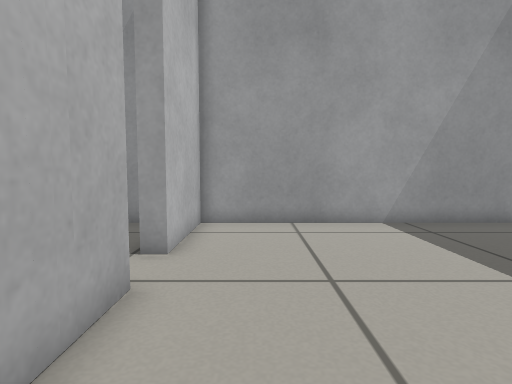
View 1 (above)

15 first-person views from a walk through a world built for the Gazebo simulator. The camera is 0.46 m above the floor, tilts 4° down and sees 80° across. The floor is counted in squares, 0.25 m on a side. Each view is taken from the middle of a square. On the plan, view 1 faces up. The plan holds only what a view shows up to about 16 squares ahead; the rest is blank.

View 2
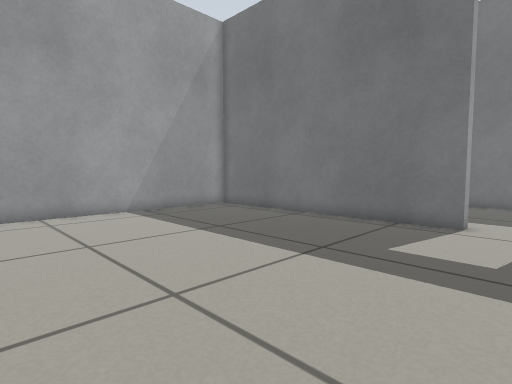

View 3
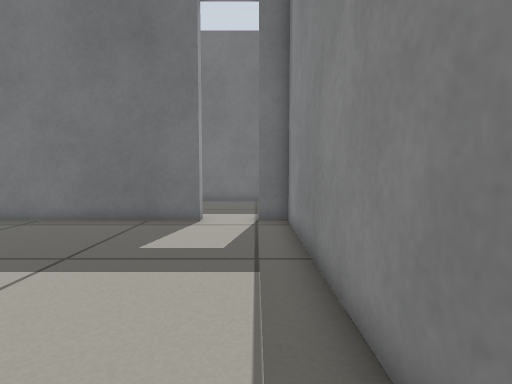

View 4
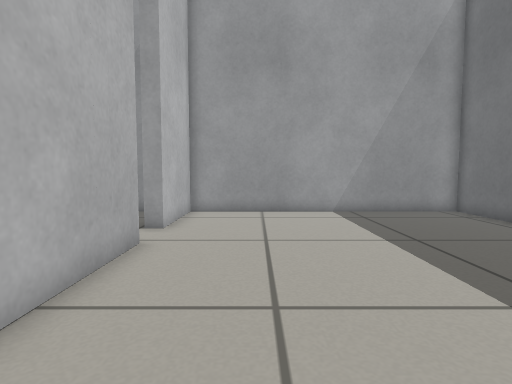

View 5
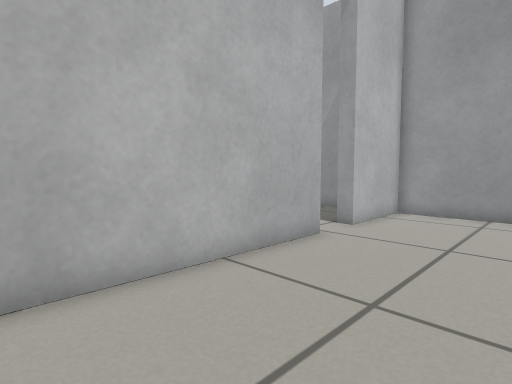

View 6
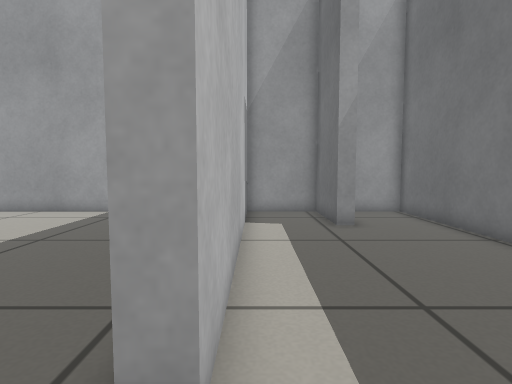

View 7
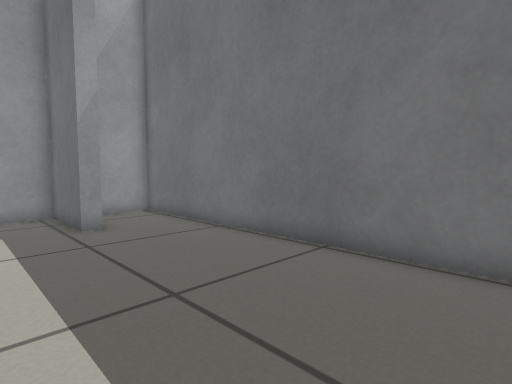

View 8
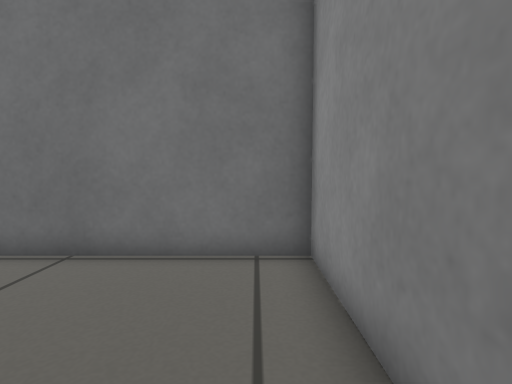

View 9
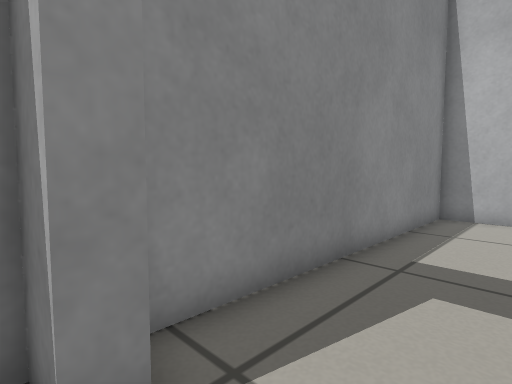

View 10
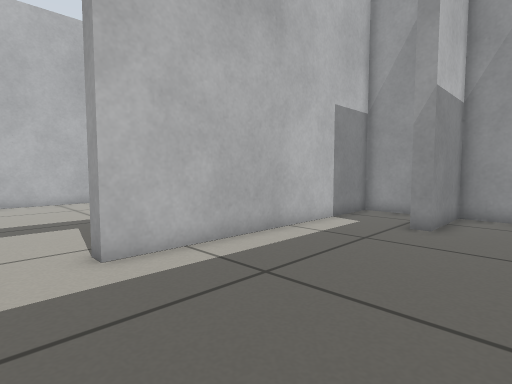

View 11
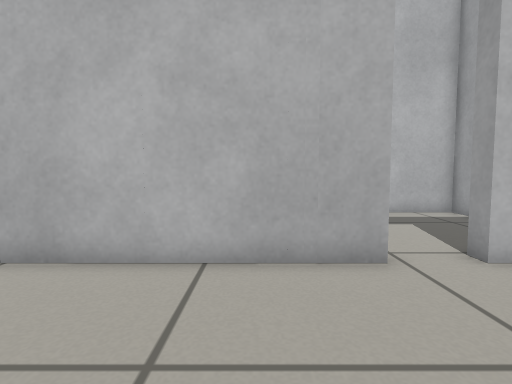

View 12
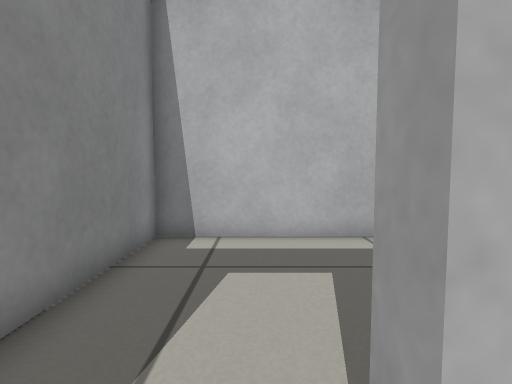

View 13
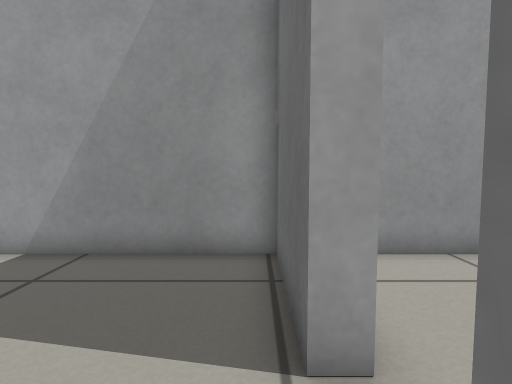

View 14
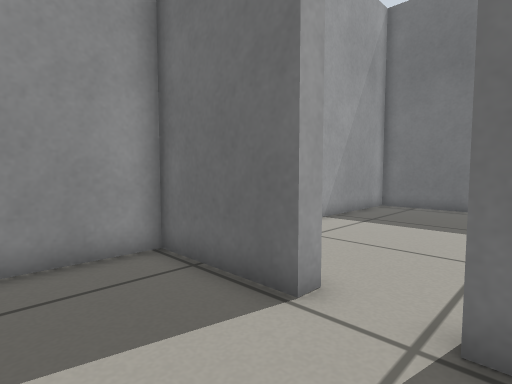

View 15
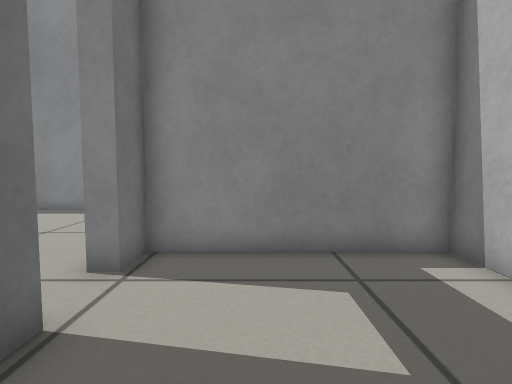

### Floor plan
Ten units are one square. View 1 is at (0, 0); x grows to the right and y downward. Boxes are objects, and circles mark ways between rooms. Rooms are numbered by the first view taken in them; rooms with no view inside come last. Other rooms are left out.
<svg viewBox="-98 -111 278 158">
<path fill="none" stroke="#000" d="M-19 -46 -19 42 100 42 100 31M100 10 100 -106 -19 -106 -19 -66M100 31 106 31 106 42 175 42 175 -106 143 -106 143 -71 137 -71 137 -106 106 -106 106 10 100 10M-25 -66 -25 -106 -93 -106 -93 -32 -25 -32 -25 -46"/>
<circle cx="100" cy="20" r="3" fill="#2a7"/>
<circle cx="-20" cy="-55" r="3" fill="#2a7"/>
<text x="40" y="-40">1</text>
<text x="140" y="-30">2</text>
<text x="-60" y="-70">3</text>
</svg>
Room 1 opens to room 2. Room 1 opens to room 3.

Where each view was taken, in squares from view 1:
view 1: 0 up, 0 right, facing up
view 2: 3 down, 1 left, facing up-right
view 3: 3 down, 1 left, facing right
view 4: 3 down, 1 right, facing up
view 5: 3 down, 3 right, facing up-left
view 6: 3 down, 11 right, facing up
view 7: 3 down, 11 right, facing up-right
view 8: 3 down, 11 right, facing right
view 9: 1 down, 11 right, facing down-left
view 10: 3 down, 17 right, facing up-left
view 11: 2 up, 4 right, facing left
view 12: 6 up, 1 left, facing left
view 13: 4 up, 3 left, facing up
view 14: 4 up, 6 left, facing up-right
view 15: 10 up, 5 left, facing down
